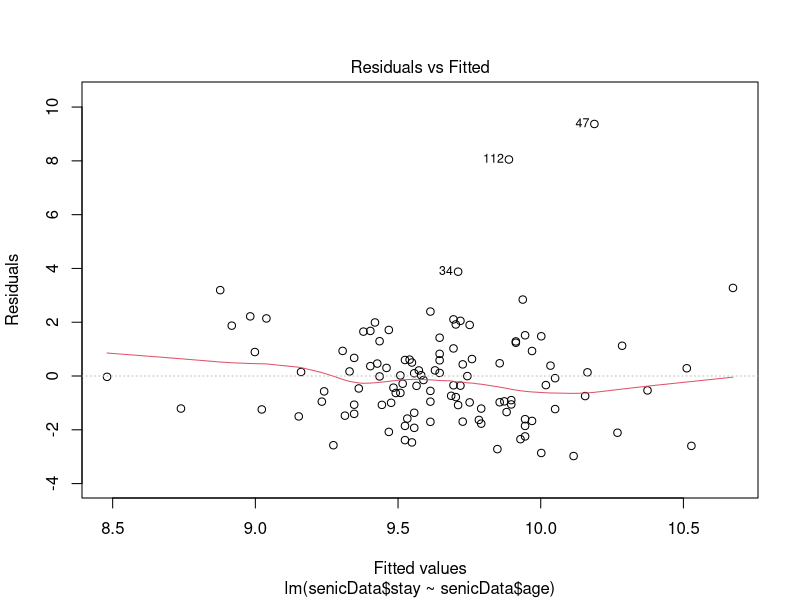
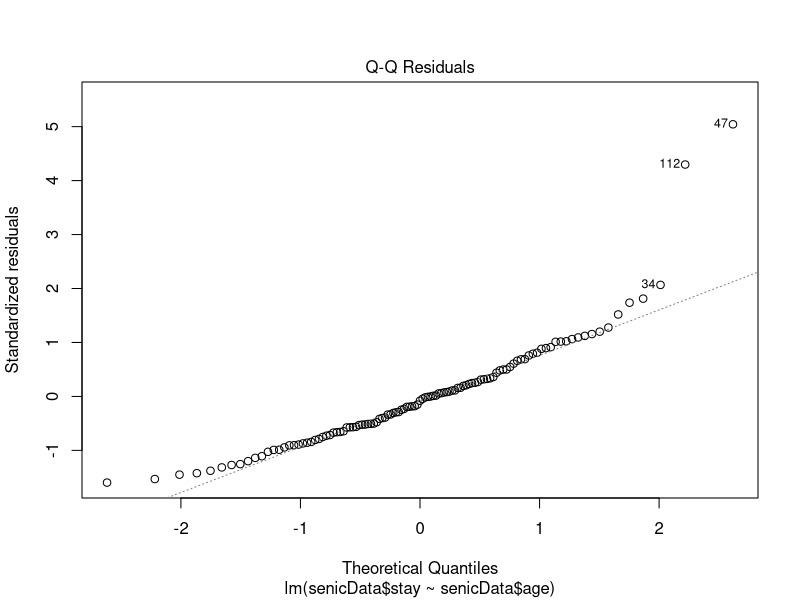
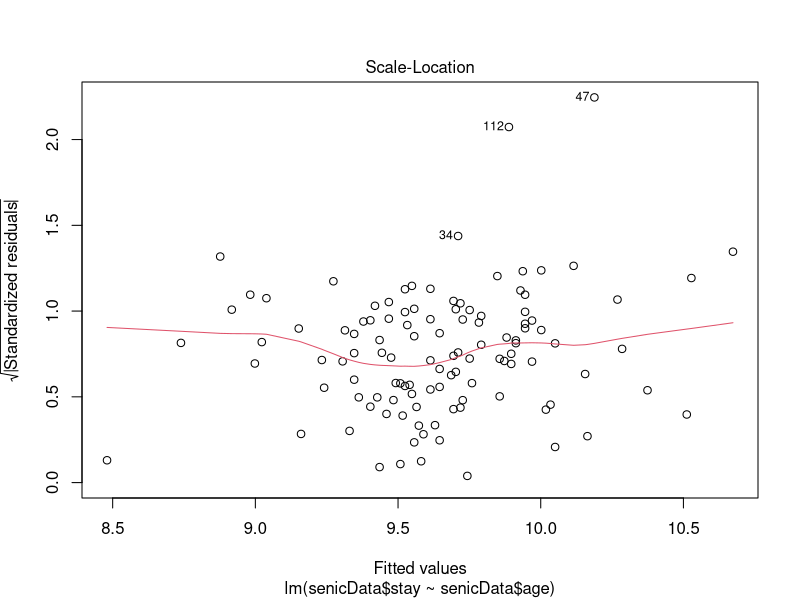
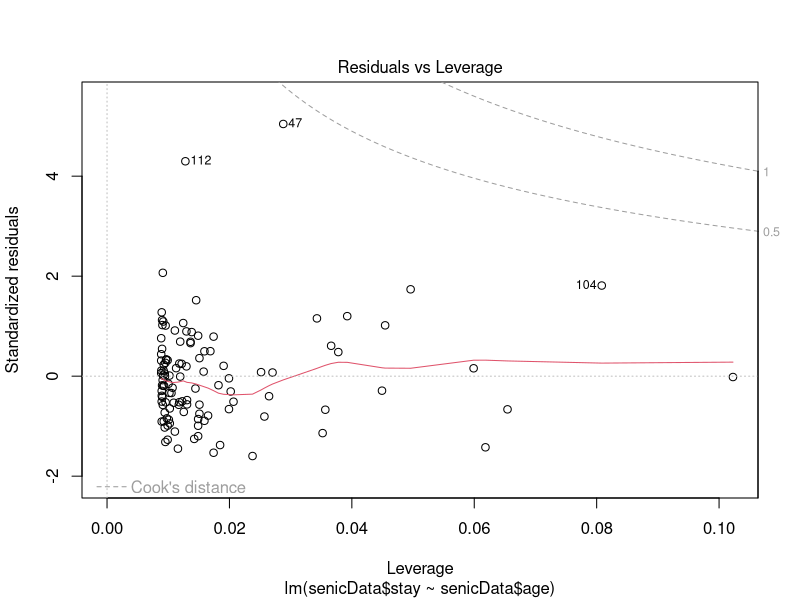
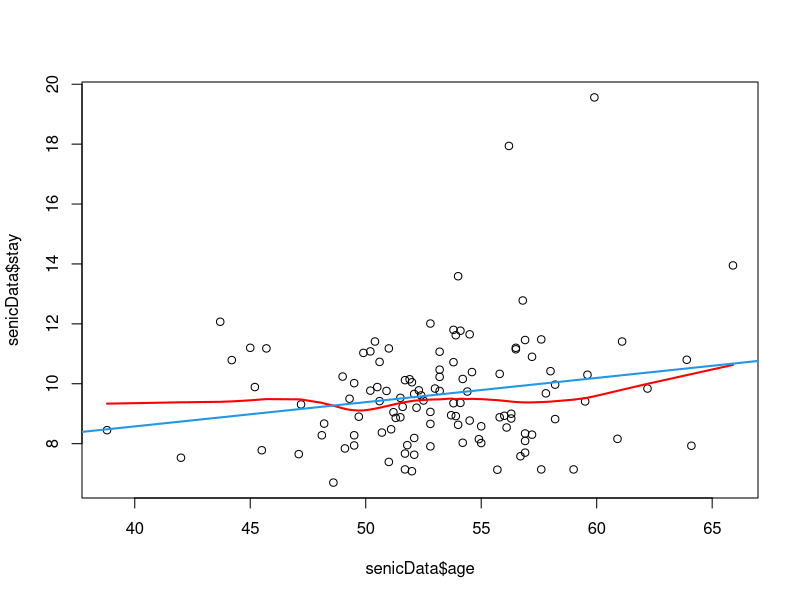
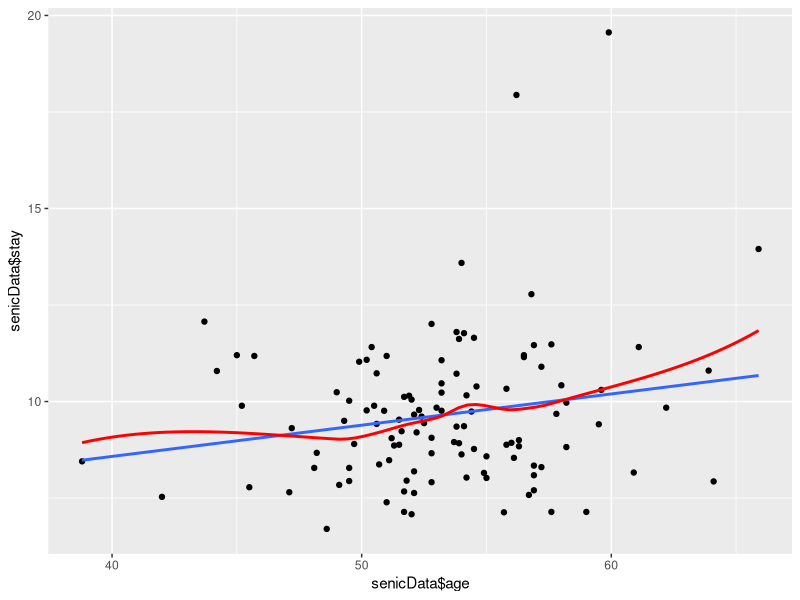
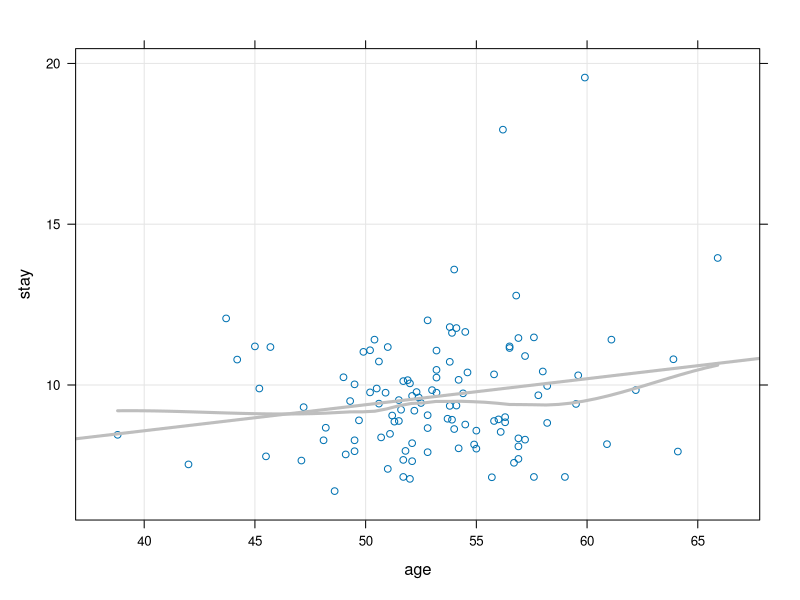
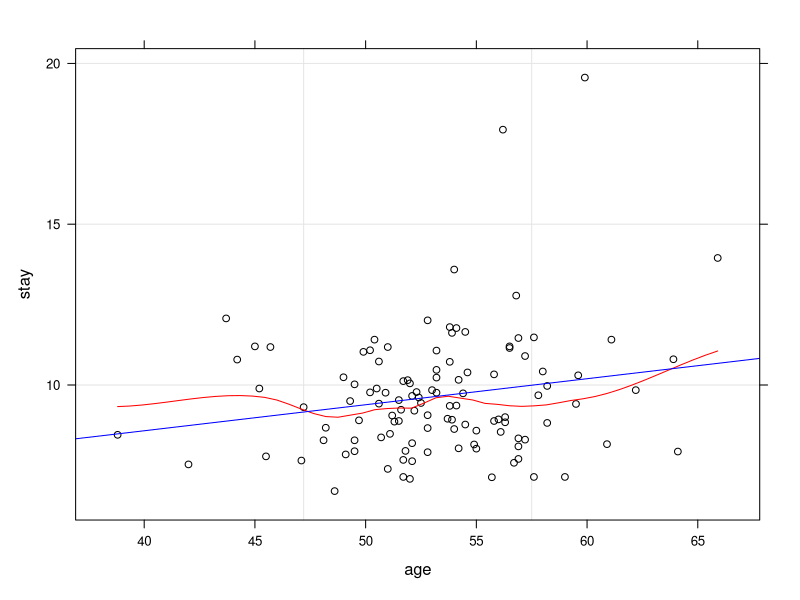

Source code (R) for these figures, in order:
###################################################################################""
# PLOTTING IN R -> THE 10 STEPS TO GGPLOT!
###################################################################################""
#
#Stijn Van Hoey
#
#
# thanks to http://chrisladroue.com/extra/ggplot2Intro/introductionGGplot2/
# and other internet sources...
###################################################################################""

setwd(dir='/media/DATA/Githubs/bw10/visualisation/testing_libraries')

#A priori, get some data and make some a factor
senicData = read.table("./senic.dat", header = T, sep = "")
senicData$region <- as.factor(senicData$region)
senicData$school <- as.factor(senicData$school)

#---------------------------------------------------------------------------
# 1. Default plotting is easy and available for a lot of functions, eg. lm
#---------------------------------------------------------------------------
model1 <- lm(senicData$stay ~ senicData$age)
plot(model1)

#-> graphics package (core R)

# plot of the fit
plot(x = senicData$age , y = senicData$stay)
lines(lowess(senicData$stay ~ senicData$age), lwd = 2, col = "red")
abline(lsfit(senicData$age , senicData$stay), lwd=2, col = 4)

#---------------------------------------------------------------------------
# 2. However, ggplot brings something 'sleek' stuff
#---------------------------------------------------------------------------
library("ggplot2")
qplot(senicData$age, senicData$stay) + 
  geom_smooth(method="lm",se=FALSE) +
  geom_smooth(method="loess", color="red", se=FALSE)

#---------------------------------------------------------------------------
# 3. Uhm, I heard of "lattice" package?!?
#---------------------------------------------------------------------------
library("lattice")
xyplot(stay~age, senicData,
       grid = TRUE,
       type = c("p", "r", "smooth"), 
       auto.key=list(lines=TRUE), lwd = 3,
       col.line = "grey")

#pfff... same color.. not quick enough understandable solution found;
xyplot(stay~age, senicData,# subset=-12,
       panel = function(x, y) {
         panel.grid(h = -1, v = 2) # -1 align horiz grid to ticks, 2 indicates 2 vertical lines
         panel.xyplot(x, y, col='black')
         panel.loess(x, y, span=0.5, col='red')  # Span is the loess smoothness parameter, default 2/3 
         panel.lmline(x, y, col='blue')  # Adds a least squares line 
       } )
#looks like nested-mathematica-stuff?!??

#---------------------------------------------------------------------------
# 4. doing + for putting something extra is more intuitive -> ggplot2!
#---------------------------------------------------------------------------
qplot(senicData$age, senicData$stay) + 
  geom_smooth(, method="lm", se=FALSE) +
  geom_smooth(, method="loess", se=FALSE, col = "red") +
  xlab("Age of patient (years)") + 
  ylab("Duration of stay (days)") +
  ggtitle("Duration in function of age")

#...except of legends; however you have to get the aes-idea (just in a minute!)
qplot(senicData$age, senicData$stay) + 
  geom_smooth(aes(colour="linear fit"), method="lm", se=FALSE) +
  geom_smooth(aes(colour="loess fit"), method="loess", se=FALSE) +
  xlab("Age of patient (years)") + 
  ylab("Duration of stay (days)") +
  ggtitle("Duration in function of age") +
  scale_colour_discrete("")

#http://www.noamross.net/blog/2012/10/5/ggplot-introduction.html

#---------------------------------------------------------------------------
# 5. #REMEMBER : Lattice is great in multivariate plotting options!
#---------------------------------------------------------------------------
xyplot(stay~age | region, senicData,
       group = region,
       grid = TRUE,  type = c("p", "smooth"))
#or regression
xyplot(stay~age | region, senicData,
       group = region,
       grid = TRUE,  type = c("p", "r"))
xyplot(stay~age, senicData,
       grid = TRUE,
       group = region, auto.key = list(columns = nlevels(senicData$region)),
       type = c("p", "smooth"), lwd = 3)

#---------------------------------------------------------------------------
# 5. However, ggplot can do that too!
#---------------------------------------------------------------------------
ggplot(senicData, aes(x = age, y = stay, shape = region, color = beds)) + geom_point(size = 5)

# 2 FACTORS CREATED... split it:
ggplot(senicData, aes(x = age, y = stay)) + 
  geom_point(size = 2) +
  geom_smooth(method="lm") +
  facet_grid(~region)
             

ggplot(senicData, aes(x = age, y = stay)) + 
         geom_point(size = 2) +
         facet_grid(region~school)

# 2 FACTORS CREATED... regressions, just +...
ggplot(senicData, aes(x = age, y = stay)) + 
  geom_point(size = 2) +
  facet_grid(~region) +
  stat_smooth(method = "lm", se = TRUE) +
  scale_y_log10() +
  theme_bw()

#---------------------------------------------------------------------------
# 6. you just used qplot and ggplot...?!? -> OK, some theory!
#---------------------------------------------------------------------------

# The basic concept of a ggplot2 graphic in R is that you combine different elements into layers. 

# qplot vs ggplot => qplot is 'quick-plot'; ggplot more generic
# run: ggplot(senicData, aes(x = age, y = stay)) 
#=> no layers... points need to be added as layer (geom_point)
#and:
qplot(age, data=senicData, geom="histogram")
#vs
ggplot(data=senicData) + geom_histogram(aes(x=age))

#checking ggplot command, we see:

# DATA
#   * The data that you want to plot: For ggplot(), this must be a data frame; eg senicData
#   * A mapping from the data to your plot: This usually is as simple as telling ggplot() 
#     what goes on the x-axis and what goes on the y-axis; eg aes(x = age, y = stay);
#     this can be added to the ggplot-object, but also to a specific layer
# LAYERS
#   * A geometric object, or geom in ggplot terminology: The geom defines the overall look of 
#     the layer (for example, whether the plot is made up of bars, points, or lines); eg geom_point
#   * A statistical summary, called a stat in ggplot: This describes how you want the data to be 
#     summarized (for example, binning for histograms, or smoothing to draw regression lines); stat_smooth
# => if data and aes() in ggplot object, geom_XXX just referring to this data and aes; but can also be specified in layer!
# FACETS
#   * facet_grid
#   * facet_wrap
# SCALES
#   * eg. scale_y_log10()
# THEMES
#   * color scheme to use (white, theme_bw() , or grey, theme_grey(), or...)
# OTHER OPTIONS
#   * eg xlab("..."), ggtitle("..")

#---------------------------------------------------------------------------
# 7. Some initial learning curve details
#---------------------------------------------------------------------------
# A. aesthetics etc... 
#-----------------------
#assigning <> setting!! => check following difference
ggplot(data=senicData) + geom_density(aes(x=age, color=school))
ggplot(data=senicData) + geom_density(aes(x=age), color="blue")
#NOT: ggplot(data=senicData) + geom_density(aes(x=age, color="blue")) #not finding factor blue, so just putting 1 ref to blue in legend!

# so, too wrap up,  different levels to use factors (view into multivariate variables):
# 1. color within an aes
# 2. shape witint aes
# 2. size witint aes
# 4. facet_XXX
#eg.
ggplot(senicData, aes(x = age, y = stay, shape = region, color = beds, size = nurses)) + 
  geom_point() +
  facet_wrap(~school)
#I'm not saying it makes things more clear...
#...maybe this is already better:
ggplot(senicData, aes(x = age, y = stay, color = beds, size = nurses)) + 
  geom_point() +
  facet_grid(region~school) +
  theme_bw()

# B. scale options !!
#-----------------------
#Following two plots are not at all the same outcome
qplot(senicData$age, model1$res^2) + 
  geom_smooth(method="lm", se=FALSE) +
  geom_smooth(method="loess",  color="red", se=FALSE) +
  coord_cartesian(ylim=c(0, 10))
qplot(senicData$age, model1$res^2, ylim=c(0, 10)) + 
  geom_smooth(method="lm", se=FALSE) +
  geom_smooth(method="loess",  color="red", se=FALSE)
#The second one is partly neglecting the data... luckily R/ggplot warns us for this!

# C. No direct function for qqnorm with line
#----------------------------------------------
#custom function to work on output of linear model:
ggQQ.lm <- function(LM) # argument: a linear model
{
  y <- quantile(LM$resid[!is.na(LM$resid)], c(0.25, 0.75))
  x <- qnorm(c(0.25, 0.75))
  slope <- diff(y)/diff(x)
  int <- y[1L] - slope * x[1L]
  p <- ggplot(LM, aes(sample=.resid)) +
    stat_qq(alpha = 0.5) +
    geom_abline(slope = slope, intercept = int, color="black")
  
  return(p)
}

#custom function applied:
ggQQ.lm(model1)

# D. Sometimes still third party packages to intall
#----------------------------------------------
#library("quantreg")
#library("Hmisc")

#---------------------------------------------------------------------------
# 8. Going beyond scatterplots and smooth lines
#---------------------------------------------------------------------------
# we have seen scatterplots, histograms, density plots so far.

# add rugs to the density or histogram plot
ggplot(data=senicData, aes(x=nurses, fill=school)) + geom_histogram()  + geom_rug(aes(color=school)) 
#(make sure you get the aes of the previous plot)

#boxplot:
ggplot(data=senicData, aes(x=region, y=stay)) + geom_boxplot() + theme_bw()

#errorbars on your data:
se=0.4 #normally these are not just a fixed value
ggplot(data=senicData, aes(x=age, y=stay)) + geom_point() + geom_errorbar(aes(ymax = stay + se, ymin=stay - se))

#2D density
ggplot(data=senicData, aes(x=age, y=stay))+ geom_point() + geom_density2d(aes(color=region)) + geom_rug(col="blue") 

#AND OTHERS: http://docs.ggplot2.org/current/
# geom_abline  	geom_jitter
# geom_area		geom_line
# geom_bar		geom_linerange 
# geom_bin2d		geom_path 
# geom_blank		geom_point 
# geom_boxplot		geom_pointrange 
# geom_contour		geom_polygon 
# geom_crossbar		geom_quantile 
# geom_density		geom_rect 
# geom_density2d		geom_ribbon
# geom_errorbar		geom_rug 
# geom_errorbarh		geom_segment 
# geom_freqpoly		geom_smooth 
# geom_hex		geom_step 
# geom_histogram		geom_text 
# geom_hline		geom_tile
# geom_vline

## eg, make this work for linear regression outcome:
##
interv.pred <- as.data.frame(predict(model1, interval="prediction"))
interv.conf <- as.data.frame(predict(model1, interval="confidence"))
ggplot(senicData, aes(x=age,y=stay)) +
  geom_ribbon(aes(ymin=interv.pred$lwr,ymax=interv.pred$upr, fill='prediction'), alpha=0.2) +
  geom_ribbon(aes(ymin=interv.conf$lwr,ymax=interv.conf$upr, fill='confidence'), alpha=0.8) +
  geom_smooth(method="lm",se=FALSE,color='black') +
  geom_point() +
  xlab('Age (years)') +
  ylab('Average length of stay of the patients (days)')
##

#geom_XXX and stat_XXX sometimes a bit overlap..
# quantiles of the data:
q10 <- c(0.1,0.9)
ggplot(data=senicData, aes(x=age, y=stay)) + stat_quantile(aes(color=region), quantile=q10) + geom_point()
ggplot(data=senicData, aes(x=age, y=stay)) + geom_quantile(aes(color=region), quantile=q10) + geom_point()

# adding summary satistics...
ggplot(data=senicData, aes(x=region, y=stay))+ 
  geom_point() +
  stat_summary(fun.data = "mean_cl_boot", colour = "red", lwd=1) #Hmisc package

#---------------------------------------------------------------------------
# 8. Further extensions...
#---------------------------------------------------------------------------
library("GGally")

#SCATTERMATRIX
#for both continuous and discrete variable, you can decide what to place in the upper and lower part:
ggpairs(data=senicData, # data.frame with variables
        columns=c("stay", "age", "risk", "region"),  #, "beds", "census", "nurses"
        upper = list(continuous = "cor"),
        lower = list(continuous = "smooth", discrete = "facetbar"))

ggpairs(data=senicData, # data.frame with variables
        columns=c("stay", "age", "school"),  #, "beds", "census", "nurses"
        upper = list(continuous = "density", discrete = "ratio"),
        lower = list(continuous = "smooth", discrete = "facetbar"),
        color = "region")

plotm <- ggpairs(data=senicData, # data.frame with variables
        columns=c("stay", "age", "school"),  #, "beds", "census", "nurses"
        upper = list(continuous = "density", discrete = "ratio"),
        lower = list(continuous = "smooth", discrete = "facetbar"),
        color = "region")


# one of them custom?
personal_plot <- ggally_text(
  "ggpairs allows you\nto put in your\nown plot.\nLike this one.\n"
)
putPlot(plotm, personal_plot, 1, 3)

library("ggthemes")

ggplot(senicData, aes(x = age, y = stay, color=region)) + 
  geom_smooth(aes(colour=region), method='lm') +
  geom_point() + geom_rug() +
  theme_wsj()

#THEMES
#---------
# theme_calc  Theme Calc
# theme_economist	ggplot color theme based on the Economist
# theme_economist_white	ggplot color theme based on the Economist
# theme_excel	ggplot color theme based on old Excel plots  ????!!!???WTF**
# theme_few	Theme based on Few's "Practical Rules for Using Color in Charts"
# theme_foundation	Foundation Theme
# theme_gdocs	Theme with Google Docs Chart defaults
# theme_igray	Inverse gray theme
# theme_solarized	ggplot color themes based on the Solarized palette
# theme_solarized_2	ggplot color themes based on the Solarized palette
# theme_solid	Theme with nothing other than a background color
# theme_stata	Themes based on Stata graph schemes
# theme_tufte	Tufte Maximal Data, Minimal Ink Theme
# theme_wsj	Wall Street Journal theme


#---------------------------------------------------------------------------
# 9. No Python?!?
#---------------------------------------------------------------------------
# GGPLOT IS ALSO AVAILABLE FOR PYTHON => http://ggplot.yhathq.com/
# + ggplot, seaborn, bokeh,...
# 
# EXAMPLE TODO


#---------------------------------------------------------------------------
# 10. To conclude:
#---------------------------------------------------------------------------
# IF(!) you have a dataframe like datatable with some factors (multivariate/categorical data) 
# => ggplot is really the way to check the data, fit statsitical models, etc...
#...otherwise...just one of the many plot options!

#---------------------------------------------------------------------------
# FINALLY; CODA!
#---------------------------------------------------------------------------
# 1. HORIZON PLOT
# EXAMPLE TODO

# 2. CONCLUDING FIGURE ABOUT HOW TO MAKE DIFFERENCES (slideshow)
# SEARCH FIG!







